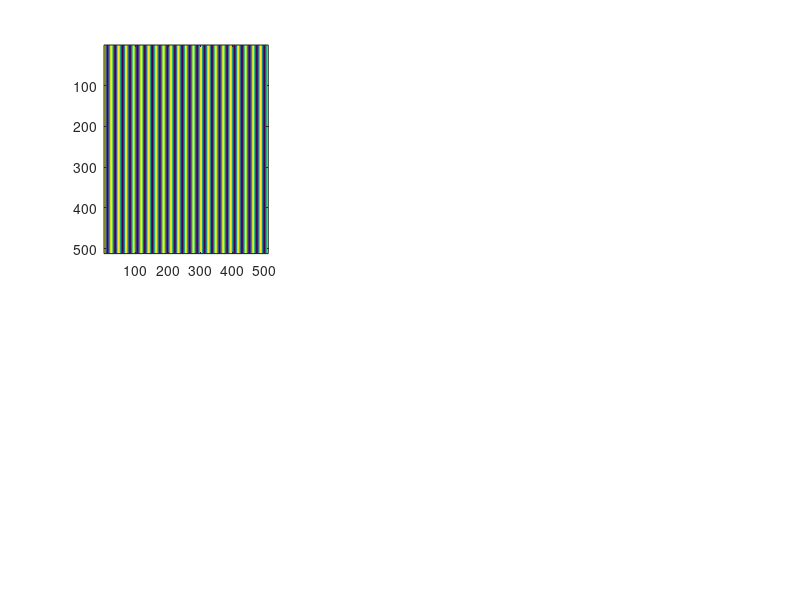

Here is the MATLAB script that generated this plot: (Note: this script raises an error after producing the figure.)
% Simulate Moiré Fringes to Illustrate a Key Aspect of SIM
% Author: Ethan Zhao

clear; clc; close all;

%% ====== Simulation Parameters ======
grid_size = 512;        % Image grid size (pixels)
[X, Y] = meshgrid(1:grid_size, 1:grid_size); % Coordinate grid

% --- Sample Pattern (Fine Details) ---
% This represents the high-frequency information in your specimen.
% For SIM, this 'freq_sample' would often be a frequency
% that is difficult or impossible for a conventional microscope to resolve.
freq_sample = 22;       % Spatial frequency of the sample (cycles per grid_size)
angle_sample_deg = 0; % Angle of the sample grating lines (degrees from vertical)

% --- Illumination Pattern ---
% This is the structured light pattern projected onto the sample.
% In SIM, 'freq_illumination' is a known, high spatial frequency,
% often chosen to be close to the resolution limit of the microscope.
% The Moiré effect arises from the interaction of freq_sample and freq_illumination.
% The key Moiré frequency will be |freq_sample - freq_illumination|.
freq_illumination = 20; % Spatial frequency of the illumination pattern
angle_illumination_deg = 5; % Angle of the illumination grating lines (degrees)

fprintf('Simulating Moiré fringes...\n');
fprintf('Sample: Frequency = %.1f, Angle = %.1f deg\n', freq_sample, angle_sample_deg);
fprintf('Illumination: Frequency = %.1f, Angle = %.1f deg\n', freq_illumination, angle_illumination_deg);

%% ====== Generate Patterns ======

% Convert angles to radians for trigonometric functions
angle_sample_rad = deg2rad(angle_sample_deg);
angle_illumination_rad = deg2rad(angle_illumination_deg);

% Normalize frequencies to cycles per pixel
k_sample_pix = freq_sample / grid_size; % Spatial frequency in cycles/pixel
k_illum_pix = freq_illumination / grid_size; % Spatial frequency in cycles/pixel

% Create Sample Pattern
% G(x,y) = 0.5 * (1 + cos(2*pi*(k_x*x + k_y*y)))
% k_x = k_pix * cos(angle), k_y = k_pix * sin(angle)
% The term 'X * cos(angle_sample_rad) + Y * sin(angle_sample_rad)'
% effectively rotates the coordinate system for the grating.
sample_pattern = 0.5 * (1 + cos(2 * pi * k_sample_pix * ...
    (X * cos(angle_sample_rad) + Y * sin(angle_sample_rad))));

% Create Illumination Pattern
illumination_pattern = 0.5 * (1 + cos(2 * pi * k_illum_pix * ...
    (X * cos(angle_illumination_rad) + Y * sin(angle_illumination_rad))));

%% ====== Simulate Image Formation (Moiré Effect) ======
% In a simplified model, the observed image is the product of the
% sample's structure and the illumination pattern.
moire_image = sample_pattern .* illumination_pattern;

%% ====== Fourier Transforms ======
% Compute FFTs to see the frequency components.
% The fftshift centers the DC component. We take log(1+abs(FFT)) for visualization.
% Subtracting the mean before FFT helps in reducing the central DC spike's dominance.
compute_fft_display = @(img) fftshift(log(1 + abs(fft2(img - mean(img(:))))));

fft_sample = compute_fft_display(sample_pattern);
fft_illumination = compute_fft_display(illumination_pattern);
fft_moire = compute_fft_display(moire_image);

%% ====== Visualization ======
figure('Position', [100, 100, 1300, 850]);

% --- Spatial Domain ---
h_ax1 = subplot(2, 3, 1);
imagesc(sample_pattern);
colormap(h_ax1, 'parula'); axis image off;
title(sprintf('Sample Pattern\nFreq: %.1f, Angle: %.1f deg', freq_sample, angle_sample_deg));

h_ax2 = subplot(2, 3, 2);
imagesc(illumination_pattern);
colormap(h_ax2, 'parula'); axis image off;
title(sprintf('Illumination Pattern\nFreq: %.1f, Angle: %.1f deg', freq_illumination, angle_illumination_deg));

h_ax3 = subplot(2, 3, 3);
imagesc(moire_image);
colormap(h_ax3, 'parula'); axis image off;
title('Resulting Image (Moiré Fringes)');
xlabel({'Moiré fringes are typically coarser', '(lower frequency)'}, 'FontSize', 10);

% --- Frequency Domain (Fourier Space) ---
% Note on FFT line artifacts: Pure sinusoidal gratings on a discrete grid can
% sometimes produce cross-like line artifacts in their log-scaled FFT display,
% especially if they don't complete an integer number of cycles over the grid.
% The circular markers indicate the true fundamental frequencies.

% Define center of FFT for plotting markers
fft_center = grid_size / 2 + 1;

h_ax4 = subplot(2, 3, 4);
imagesc(fft_sample);
colormap(h_ax4, 'parula'); axis image off;
title('FFT of Sample Pattern');
hold on;
plot(fft_center + freq_sample*cos(angle_sample_rad), fft_center - freq_sample*sin(angle_sample_rad), ...
     'ro', 'MarkerFaceColor','r', 'MarkerSize', 7, 'DisplayName', sprintf('Sample Freq (%.1f)', freq_sample));
plot(fft_center - freq_sample*cos(angle_sample_rad), fft_center + freq_sample*sin(angle_sample_rad), ...
     'ro', 'MarkerFaceColor','r', 'MarkerSize', 7, 'HandleVisibility','off'); % Symmetric component
hold off;
legend('show', 'Location', 'southoutside', 'FontSize', 8);

h_ax5 = subplot(2, 3, 5);
imagesc(fft_illumination);
colormap(h_ax5, 'parula'); axis image off;
title('FFT of Illumination Pattern');
hold on;
plot(fft_center + freq_illumination*cos(angle_illumination_rad), fft_center - freq_illumination*sin(angle_illumination_rad), ...
     'go', 'MarkerFaceColor','g', 'MarkerSize', 7, 'DisplayName', sprintf('Illumination Freq (%.1f)', freq_illumination));
plot(fft_center - freq_illumination*cos(angle_illumination_rad), fft_center + freq_illumination*sin(angle_illumination_rad), ...
     'go', 'MarkerFaceColor','g', 'MarkerSize', 7, 'HandleVisibility','off');
hold off;
legend('show', 'Location', 'southoutside', 'FontSize', 8);

h_ax6 = subplot(2, 3, 6);
imagesc(fft_moire);
colormap(h_ax6, 'parula'); axis image off;
title('FFT of Moiré Image');

% Calculate frequency vector components in cycles per grid (for plotting)
fx_s = freq_sample * cos(angle_sample_rad);
fy_s = freq_sample * sin(angle_sample_rad);
fx_i = freq_illumination * cos(angle_illumination_rad);
fy_i = freq_illumination * sin(angle_illumination_rad);

% Difference frequencies (Moiré)
fx_diff = fx_s - fx_i;
fy_diff = fy_s - fy_i;
freq_diff = sqrt(fx_diff^2 + fy_diff^2);

% Sum frequencies (Moiré)
fx_sum = fx_s + fx_i;
fy_sum = fy_s + fy_i;
freq_sum = sqrt(fx_sum^2 + fy_sum^2);

hold on;
% Original sample peaks (for reference)
plot(fft_center + fx_s, fft_center - fy_s, 'ro', 'MarkerSize', 5, 'DisplayName', sprintf('Orig Sample (%.1f)', freq_sample));
plot(fft_center - fx_s, fft_center + fy_s, 'ro', 'MarkerSize', 5, 'HandleVisibility','off');
% Original illumination peaks (for reference)
plot(fft_center + fx_i, fft_center - fy_i, 'go', 'MarkerSize', 5, 'DisplayName', sprintf('Orig Illum (%.1f)', freq_illumination));
plot(fft_center - fx_i, fft_center + fy_i, 'go', 'MarkerSize', 5, 'HandleVisibility','off');

% Moiré (difference) peaks
plot(fft_center + fx_diff, fft_center - fy_diff, 'bo', 'MarkerFaceColor','b', 'MarkerSize', 9, 'DisplayName', sprintf('Moiré Diff (%.1f)', freq_diff));
plot(fft_center - fx_diff, fft_center + fy_diff, 'bo', 'MarkerFaceColor','b', 'MarkerSize', 9, 'HandleVisibility','off');
% Moiré (sum) peaks
plot(fft_center + fx_sum, fft_center - fy_sum, 'mo', 'MarkerFaceColor','m', 'MarkerSize', 7, 'DisplayName', sprintf('Moiré Sum (%.1f)', freq_sum));
plot(fft_center - fx_sum, fft_center + fy_sum, 'mo', 'MarkerFaceColor','m', 'MarkerSize', 7, 'HandleVisibility','off');
hold off;
legend('show', 'Location', 'southoutside', 'NumColumns', 2, 'FontSize', 8);

sgtitle('Demonstration of Moiré Fringes and their Frequency Components', 'FontSize', 16, 'FontWeight', 'bold');

fprintf('Done.\n');
%% ====== Visualization ======
% Modified to focus on zoomed FFTs and highlight frequency components.

fprintf('Displaying zoomed FFTs of Sample, Illumination, and Moiré Image...\n');

figure('Position', [100, 100, 1500, 550]); % Adjusted for 1x3 layout

% Define center of FFT for plotting markers
fft_center = grid_size / 2 + 1;

% Determine zoom extent for FFT plots
% We want to comfortably see the sample, illumination, and Moiré difference frequencies.
% The sum frequency might be further out.
zoom_radius_pixels = max(freq_sample, freq_illumination) * 1.8; % Zoom factor to ensure visibility

% --- FFT of Sample Pattern ---
h_ax1 = subplot(1, 3, 1);
imagesc(fft_sample);
colormap(h_ax1, 'parula'); axis image off;
title({'FFT of Sample Pattern';'(Zoomed View)'}, 'FontSize', 10);
hold on;
plot(fft_center + freq_sample*cos(angle_sample_rad), fft_center - freq_sample*sin(angle_sample_rad), ...
     'ro', 'MarkerSize', 15, 'LineWidth', 0.5, 'DisplayName', sprintf('Sample Freq (%.1f)', freq_sample));
plot(fft_center - freq_sample*cos(angle_sample_rad), fft_center + freq_sample*sin(angle_sample_rad), ...
     'ro', 'MarkerSize', 15, 'LineWidth', 0.5, 'HandleVisibility','off'); % Symmetric component
hold off;
xlim([fft_center - zoom_radius_pixels, fft_center + zoom_radius_pixels]);
ylim([fft_center - zoom_radius_pixels, fft_center + zoom_radius_pixels]);
legend('show', 'Location', 'southoutside', 'FontSize', 8);
axis on; % Show axes for clarity of zoom
xticks([]); yticks([]); % But hide tick values

% --- FFT of Illumination Pattern ---
h_ax2 = subplot(1, 3, 2);
imagesc(fft_illumination);
colormap(h_ax2, 'parula'); axis image off;
title({'FFT of Illumination Pattern';'(Zoomed View)'}, 'FontSize', 10);
hold on;
plot(fft_center - freq_illumination*cos(angle_illumination_rad), fft_center - freq_illumination*sin(angle_illumination_rad), ...
     'go', 'MarkerSize', 15, 'LineWidth', 1.5, 'DisplayName', sprintf('Illumination Freq (%.1f)', freq_illumination));
plot(fft_center + freq_illumination*cos(angle_illumination_rad), fft_center + freq_illumination*sin(angle_illumination_rad), ...
     'go', 'MarkerSize', 15, 'LineWidth', 1.5, 'HandleVisibility','off');
hold off;
xlim([fft_center - zoom_radius_pixels, fft_center + zoom_radius_pixels]);
ylim([fft_center - zoom_radius_pixels, fft_center + zoom_radius_pixels]);
legend('show', 'Location', 'southoutside', 'FontSize', 8);
axis on; 
xticks([]); yticks([]);

% --- FFT of Moiré Image ---
h_ax3 = subplot(1, 3, 3);
imagesc(fft_moire);
colormap(h_ax3, 'parula'); axis image off;
title({'FFT of Moiré Image';'(Zoomed View)'}, 'FontSize', 10);

% Calculate frequency vector components in cycles per grid (for plotting markers)
fx_s = freq_sample * cos(angle_sample_rad);         % x-component of sample frequency vector
fy_s = freq_sample * sin(angle_sample_rad);         % y-component of sample frequency vector
fx_i = freq_illumination * cos(angle_illumination_rad); % x-component of illumination frequency vector
fy_i = freq_illumination * sin(angle_illumination_rad); % y-component of illumination frequency vector

% Moiré Difference frequency components (vector subtraction)
fx_diff = fx_s - fx_i;
fy_diff = fy_s - fy_i;
freq_diff = sqrt(fx_diff^2 + fy_diff^2); % Magnitude of the difference frequency

% Moiré Sum frequency components (vector addition)
fx_sum = fx_s + fx_i;
fy_sum = fy_s + fy_i;
freq_sum = sqrt(fx_sum^2 + fy_sum^2);   % Magnitude of the sum frequency

hold on;
% Plot original sample frequency peaks (for context within the Moiré FFT)
plot(fft_center + fx_s, fft_center - fy_s, 'ro', 'MarkerSize', 9, ...
    'DisplayName', sprintf('Sample (Orig, %.1f)', freq_sample));
plot(fft_center - fx_s, fft_center + fy_s, 'ro', 'MarkerSize', 9, 'HandleVisibility','off');

% Plot original illumination frequency peaks (for context)
plot(fft_center - fx_i, fft_center - fy_i, 'go', 'MarkerSize', 9, ...
    'DisplayName', sprintf('Illum (Orig, %.1f)', freq_illumination));
plot(fft_center + fx_i, fft_center + fy_i, 'go', 'MarkerSize', 9, 'HandleVisibility','off');

% Plot Moiré difference frequency peaks (the low-frequency component)
plot(fft_center - fx_diff, fft_center - fy_diff, 'bo',  'MarkerSize', 10, 'LineWidth', 1.5, ...
    'DisplayName', sprintf('Moiré Diff (Low Freq, %.1f)', freq_diff));
plot(fft_center + fx_diff, fft_center + fy_diff, 'bo',  'MarkerSize', 10, 'LineWidth', 1.5, 'HandleVisibility','off');

% Plot Moiré sum frequency peaks
plot(fft_center - fx_sum, fft_center - fy_sum, 'mo', 'MarkerSize', 8, 'LineWidth', 1.5, ...
    'DisplayName', sprintf('Moiré Sum (High Freq, %.1f)', freq_sum));
plot(fft_center + fx_sum, fft_center + fy_sum, 'mo', 'MarkerSize', 8, 'LineWidth', 1.5, 'HandleVisibility','off');
hold off;

xlim([fft_center - zoom_radius_pixels*1.1, fft_center + zoom_radius_pixels*1.1]);
ylim([fft_center - zoom_radius_pixels*1.1, fft_center + zoom_radius_pixels*1.1]);
legend('show', 'Location', 'southoutside', 'NumColumns', 2, 'FontSize', 8);
axis on;
xticks([]); yticks([]);

sgtitle(sprintf('Zoomed FFTs: Sample Freq=%.1f, Illum Freq=%.1f. Moiré Diff Freq=%.1f', freq_sample, freq_illumination, freq_diff), 'FontSize', 14, 'FontWeight', 'bold');

fprintf('Done.\n');